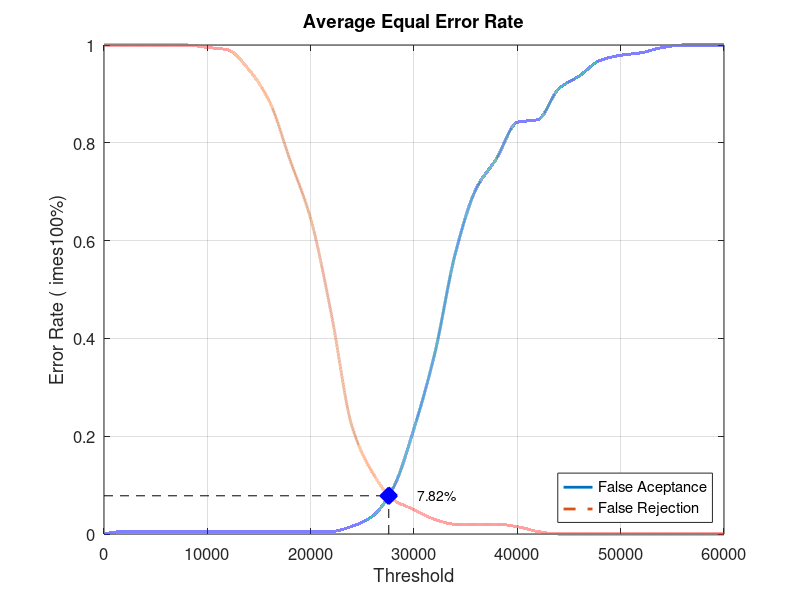
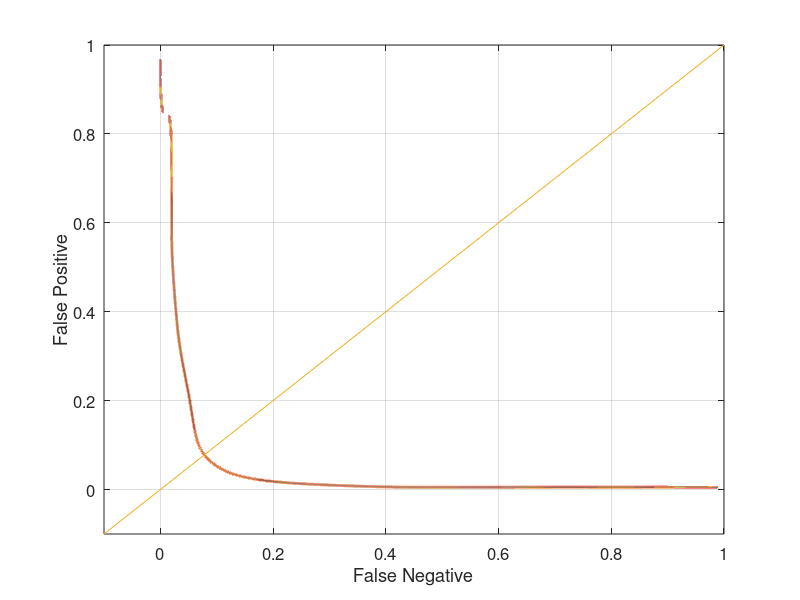

Write the MATLAB code that produced these figures, in order.
close all;
clear;
clc;
x = 0:2000:60000;
xq = 0:0.5:60000;

y0 = [0 0.00526316 0.00526316 0.00526316 0.00526316 0.00526316 0.00526316 0.00526316 0.00526316 0.00526316 0.00526316 0.00526316 0.0157895 0.0368421 0.0947368 0.215789 0.368421 0.573684 0.705263 0.768421 0.842105 0.847368 0.910526 0.936842 0.968421 0.978947 0.984211 0.994737 1 1 1]
yy0 = interp1(x, y0, xq, 'pchip');
y1 = [1 1 1 1 1 0.995 0.99 0.95 0.885 0.765 0.645 0.45 0.22 0.125 0.07 0.05 0.03 0.02 0.02 0.02 0.015 0.005 0 0 0 0 0 0 0 0 0]
yy1 = interp1(x, y1, xq, 'pchip');

% Calculating EER: 
y2 = abs(y0 - y1);
find(y2 == min(y2))
yy2 = abs(yy0 - yy1);
xEER = find(yy2 == min(yy2));
xEERIndex = xq(xEER) % X-axis EER
yEER = yy0(xEER) % Y-axis EER

main = figure
plot(xq, yy0,'-','LineWidth', 2);	hold on
plot(xq, yy1,'--','LineWidth', 2);	hold on
plot([xEERIndex xEERIndex], [0 yEER], 'k--');	hold on
plot([0 xEERIndex], [yEER yEER], 'k--');	hold on
plot(xEERIndex, yEER, 'bx', 'LineWidth', 10);	hold on
text(xEERIndex + 10 * xEERIndex / 100, yEER, [num2str(round((10000 * yEER)) / 100) '%'])
legend('False Aceptance', 'False Rejection', 'Location', 'SouthEast')
xlabel('Threshold')
ylabel('Error Rate (	imes100%)')
title('Average Equal Error Rate')
set(gca, 'FontSize', 12)
axis([0 60000 0 1])
grid on

print(main, 'Database3_4Main', '-dpng');
FNRxFPR = figure('Color', [1 1 1]);
plot(yy1, yy0, '-', yy1, yy0, 'LineWidth', 2);
hold on
y = -0.1:0.1:1
plot(y, y); 
set(gca, 'FontSize', 12)
xlabel('False Negative')
ylabel('False Positive')
axis([-0.1 1 -0.1 1])
set(gca, 'FontSize', 12)
grid on

print(FNRxFPR, 'Database3_4FNRxFPR','-dpng');
